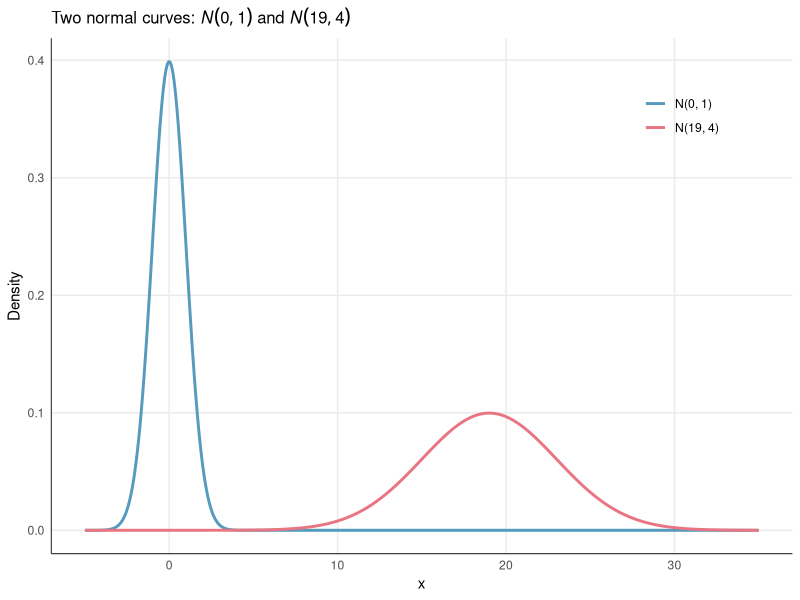
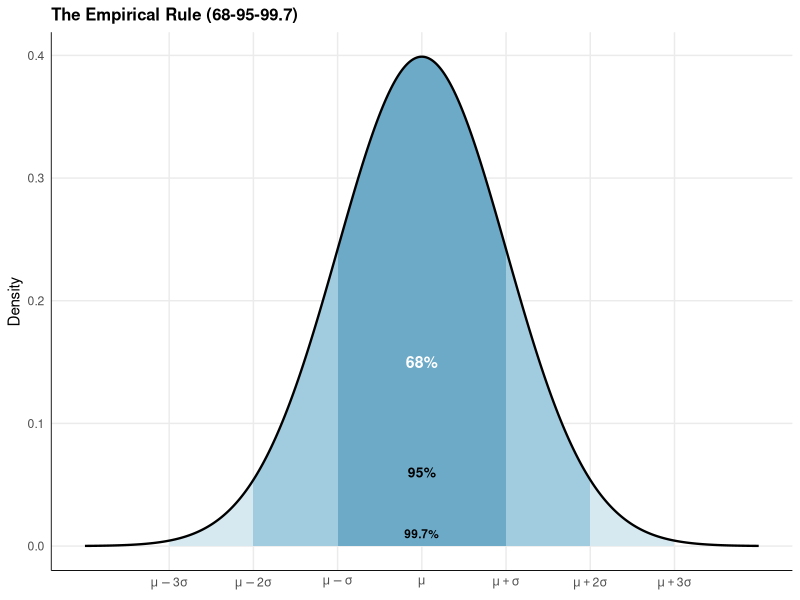
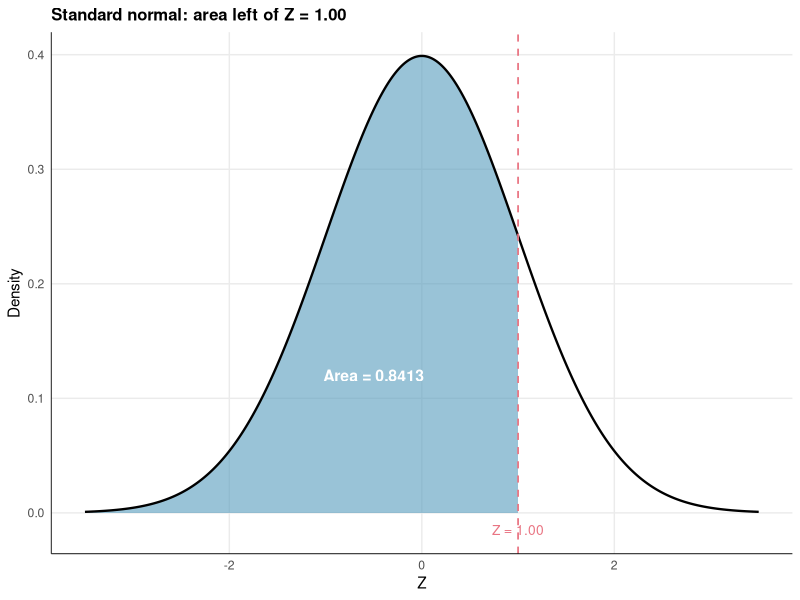
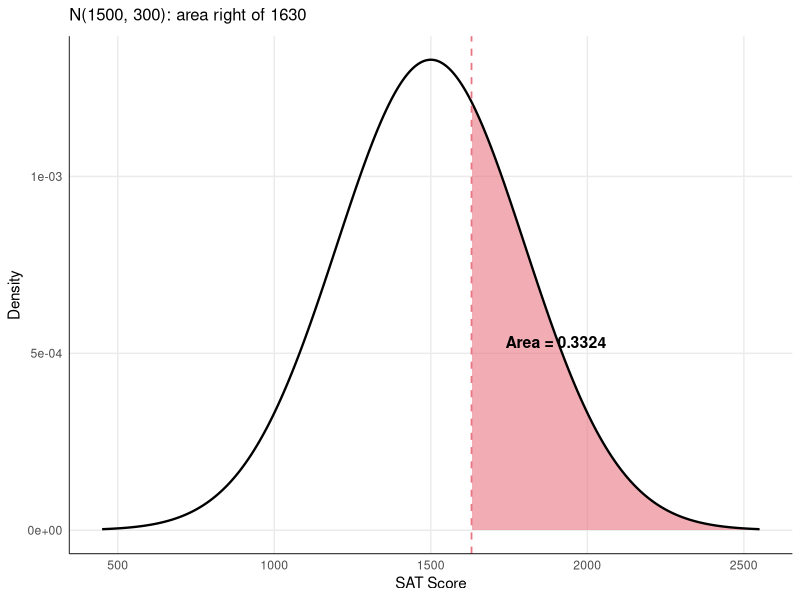
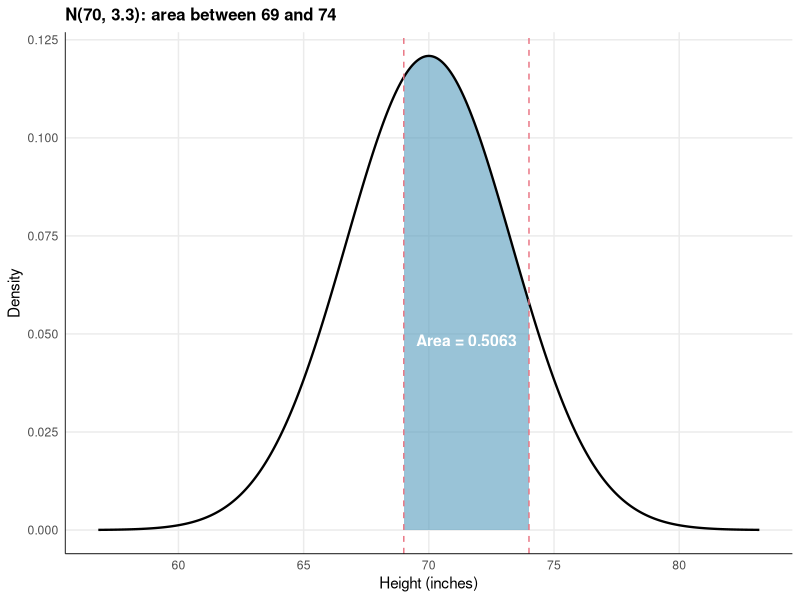
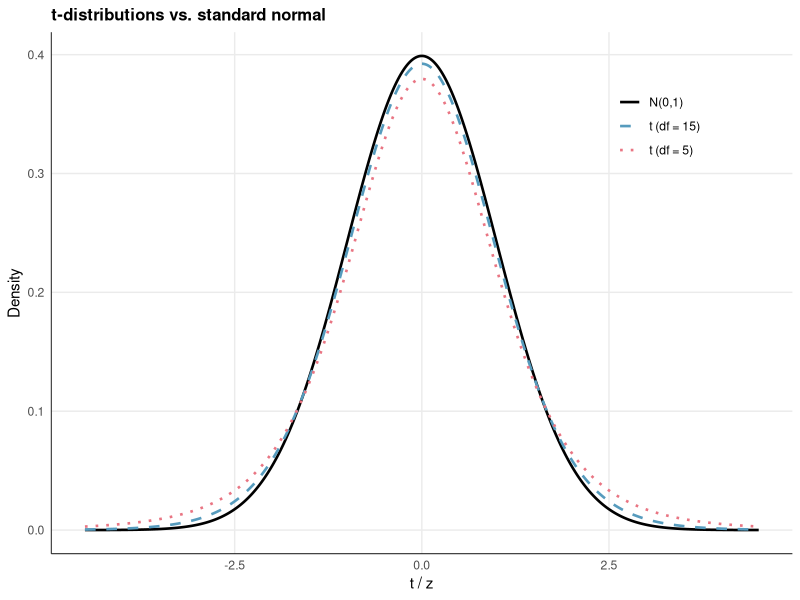
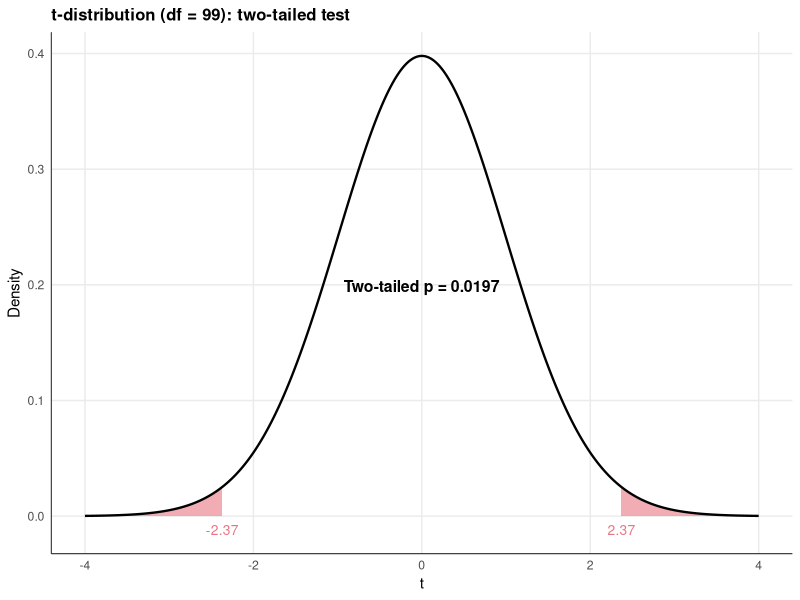
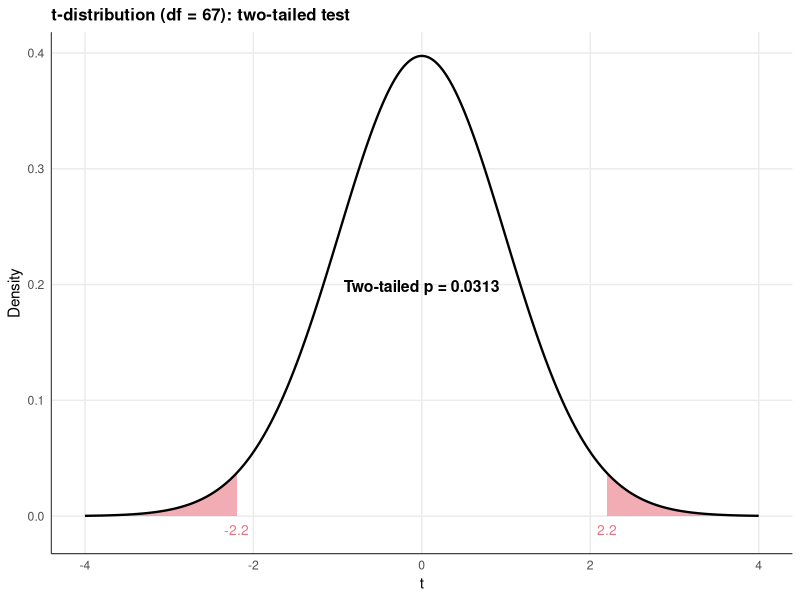

Source code (R) for these figures, in order:
#!/usr/bin/env Rscript
# Generate figures for Chapters 10-18 of STAT 145 textbook
# Style: clean white backgrounds, IMSCOL blue/pink, 600x400 at 150 DPI

library(ggplot2)

# --- Style constants ---
IMSCOL_BLUE  <- "#569BBD"
IMSCOL_PINK  <- "#E97583"
IMSCOL_GRAY  <- "#888888"
W <- 600; H <- 400; DPI <- 150
OUT <- "/mnt/e/GDrive_baggett.jeff/Teaching/Classes_current/Stat145_Rebuild/textbook/images"

theme_clean <- theme_minimal(base_size = 11) +
  theme(
    panel.background = element_rect(fill = "white", color = NA),
    plot.background  = element_rect(fill = "white", color = NA),
    panel.grid.minor = element_blank(),
    panel.grid.major = element_line(color = "#EBEBEB"),
    axis.line = element_line(color = "black", linewidth = 0.3),
    plot.title = element_text(face = "bold", size = 12)
  )

success <- character()
failure <- character()

wrap <- function(name, expr) {
  tryCatch({
    eval(expr)
    success <<- c(success, name)
    cat("OK:", name, "\n")
  }, error = function(e) {
    failure <<- c(failure, name)
    cat("FAIL:", name, "—", conditionMessage(e), "\n")
  })
}

# ============================================================
# CH10-1: Two normal curves N(0,1) and N(19,4)
# ============================================================
wrap("normal-two-curves.png", quote({
  x <- seq(-5, 35, length.out = 500)
  df <- data.frame(
    x = rep(x, 2),
    y = c(dnorm(x, 0, 1), dnorm(x, 19, 4)),
    dist = rep(c("N(0, 1)", "N(19, 4)"), each = 500)
  )
  p <- ggplot(df, aes(x, y, color = dist)) +
    geom_line(linewidth = 1) +
    scale_color_manual(values = c(IMSCOL_BLUE, IMSCOL_PINK)) +
    labs(x = "x", y = "Density", color = NULL,
         title = expression("Two normal curves: "*italic(N)(0,1)*" and "*italic(N)(19,4))) +
    theme_clean +
    theme(legend.position = c(0.85, 0.85))
  ggsave(file.path(OUT, "normal-two-curves.png"), p, width = W/DPI, height = H/DPI, dpi = DPI)
}))

# ============================================================
# CH10-2: Empirical rule (68-95-99.7)
# ============================================================
wrap("empirical-rule-normal.png", quote({
  x <- seq(-4, 4, length.out = 500)
  base_df <- data.frame(x = x, y = dnorm(x))

  shade <- function(lo, hi, fill) {
    xs <- seq(lo, hi, length.out = 200)
    data.frame(x = c(lo, xs, hi), y = c(0, dnorm(xs), 0), fill = fill)
  }

  s3 <- shade(-3, 3, "99.7%")
  s2 <- shade(-2, 2, "95%")
  s1 <- shade(-1, 1, "68%")

  p <- ggplot() +
    geom_polygon(data = s3, aes(x, y), fill = "#D6E8F0", color = NA) +
    geom_polygon(data = s2, aes(x, y), fill = "#A1CCE0", color = NA) +
    geom_polygon(data = s1, aes(x, y), fill = IMSCOL_BLUE, alpha = 0.7, color = NA) +
    geom_line(data = base_df, aes(x, y), linewidth = 0.8) +
    annotate("text", x = 0, y = 0.15, label = "68%", fontface = "bold", size = 4, color = "white") +
    annotate("text", x = 0, y = 0.06, label = "95%", fontface = "bold", size = 3.5) +
    annotate("text", x = 0, y = 0.01, label = "99.7%", fontface = "bold", size = 3) +
    scale_x_continuous(breaks = -3:3, labels = c(expression(mu-3*sigma), expression(mu-2*sigma),
      expression(mu-sigma), expression(mu), expression(mu+sigma),
      expression(mu+2*sigma), expression(mu+3*sigma))) +
    labs(x = NULL, y = "Density", title = "The Empirical Rule (68-95-99.7)") +
    theme_clean
  ggsave(file.path(OUT, "empirical-rule-normal.png"), p, width = W/DPI, height = H/DPI, dpi = DPI)
}))

# ============================================================
# CH10-3: Standard normal, left tail Z=1.00
# ============================================================
wrap("normal-left-tail-z1.png", quote({
  x <- seq(-3.5, 3.5, length.out = 500)
  base_df <- data.frame(x = x, y = dnorm(x))
  xs <- seq(-3.5, 1, length.out = 300)
  shade_df <- data.frame(x = c(-3.5, xs, 1), y = c(0, dnorm(xs), 0))

  p <- ggplot() +
    geom_polygon(data = shade_df, aes(x, y), fill = IMSCOL_BLUE, alpha = 0.6) +
    geom_line(data = base_df, aes(x, y), linewidth = 0.8) +
    geom_vline(xintercept = 1, linetype = "dashed", color = IMSCOL_PINK, linewidth = 0.6) +
    annotate("text", x = -0.5, y = 0.12, label = "Area = 0.8413", size = 4, fontface = "bold", color = "white") +
    annotate("text", x = 1, y = -0.015, label = "Z = 1.00", size = 3.5, color = IMSCOL_PINK) +
    labs(x = "Z", y = "Density", title = "Standard normal: area left of Z = 1.00") +
    theme_clean
  ggsave(file.path(OUT, "normal-left-tail-z1.png"), p, width = W/DPI, height = H/DPI, dpi = DPI)
}))

# ============================================================
# CH10-4: Normal(1500,300), right tail of 1630
# ============================================================
wrap("normal-right-tail-1630.png", quote({
  mu <- 1500; sig <- 300
  x <- seq(mu - 3.5*sig, mu + 3.5*sig, length.out = 500)
  base_df <- data.frame(x = x, y = dnorm(x, mu, sig))
  xs <- seq(1630, mu + 3.5*sig, length.out = 300)
  shade_df <- data.frame(x = c(1630, xs, mu + 3.5*sig), y = c(0, dnorm(xs, mu, sig), 0))
  area <- round(1 - pnorm(1630, mu, sig), 4)

  p <- ggplot() +
    geom_polygon(data = shade_df, aes(x, y), fill = IMSCOL_PINK, alpha = 0.6) +
    geom_line(data = base_df, aes(x, y), linewidth = 0.8) +
    geom_vline(xintercept = 1630, linetype = "dashed", color = IMSCOL_PINK, linewidth = 0.6) +
    annotate("text", x = 1900, y = max(base_df$y)*0.4, label = paste0("Area = ", area),
             size = 4, fontface = "bold") +
    labs(x = "SAT Score", y = "Density",
         title = expression("N(1500, 300): area right of 1630")) +
    theme_clean
  ggsave(file.path(OUT, "normal-right-tail-1630.png"), p, width = W/DPI, height = H/DPI, dpi = DPI)
}))

# ============================================================
# CH10-5: Normal(70,3.3), between 69 and 74
# ============================================================
wrap("normal-between-69-74.png", quote({
  mu <- 70; sig <- 3.3
  x <- seq(mu - 4*sig, mu + 4*sig, length.out = 500)
  base_df <- data.frame(x = x, y = dnorm(x, mu, sig))
  xs <- seq(69, 74, length.out = 300)
  shade_df <- data.frame(x = c(69, xs, 74), y = c(0, dnorm(xs, mu, sig), 0))
  area <- round(pnorm(74, mu, sig) - pnorm(69, mu, sig), 4)

  p <- ggplot() +
    geom_polygon(data = shade_df, aes(x, y), fill = IMSCOL_BLUE, alpha = 0.6) +
    geom_line(data = base_df, aes(x, y), linewidth = 0.8) +
    geom_vline(xintercept = c(69, 74), linetype = "dashed", color = IMSCOL_PINK, linewidth = 0.5) +
    annotate("text", x = 71.5, y = max(base_df$y)*0.4, label = paste0("Area = ", area),
             size = 4, fontface = "bold", color = "white") +
    labs(x = "Height (inches)", y = "Density",
         title = "N(70, 3.3): area between 69 and 74") +
    theme_clean
  ggsave(file.path(OUT, "normal-between-69-74.png"), p, width = W/DPI, height = H/DPI, dpi = DPI)
}))

# ============================================================
# CH11: t vs normal
# ============================================================
wrap("t-vs-normal.png", quote({
  x <- seq(-4.5, 4.5, length.out = 500)
  df_data <- data.frame(
    x = rep(x, 3),
    y = c(dnorm(x), dt(x, 5), dt(x, 15)),
    dist = rep(c("N(0,1)", "t (df = 5)", "t (df = 15)"), each = 500)
  )
  df_data$dist <- factor(df_data$dist, levels = c("N(0,1)", "t (df = 15)", "t (df = 5)"))

  p <- ggplot(df_data, aes(x, y, color = dist, linetype = dist)) +
    geom_line(linewidth = 0.9) +
    scale_color_manual(values = c("black", IMSCOL_BLUE, IMSCOL_PINK)) +
    scale_linetype_manual(values = c("solid", "dashed", "dotted")) +
    labs(x = "t / z", y = "Density", color = NULL, linetype = NULL,
         title = "t-distributions vs. standard normal") +
    theme_clean +
    theme(legend.position = c(0.82, 0.82))
  ggsave(file.path(OUT, "t-vs-normal.png"), p, width = W/DPI, height = H/DPI, dpi = DPI)
}))

# ============================================================
# CH12-1: t two-sided df=99, |2.37|
# ============================================================
wrap("t-two-sided-df99.png", quote({
  dft <- 99; cv <- 2.37
  x <- seq(-4, 4, length.out = 500)
  base_df <- data.frame(x = x, y = dt(x, dft))
  xl <- seq(-4, -cv, length.out = 200)
  xr <- seq(cv, 4, length.out = 200)
  left_df  <- data.frame(x = c(-4, xl, -cv), y = c(0, dt(xl, dft), 0))
  right_df <- data.frame(x = c(cv, xr, 4),   y = c(0, dt(xr, dft), 0))
  area <- round(2 * pt(-cv, dft), 4)

  p <- ggplot() +
    geom_polygon(data = left_df,  aes(x, y), fill = IMSCOL_PINK, alpha = 0.6) +
    geom_polygon(data = right_df, aes(x, y), fill = IMSCOL_PINK, alpha = 0.6) +
    geom_line(data = base_df, aes(x, y), linewidth = 0.8) +
    annotate("text", x = 0, y = max(base_df$y)*0.5,
             label = paste0("Two-tailed p = ", area), size = 4, fontface = "bold") +
    annotate("text", x = -cv, y = -0.012, label = paste0("-", cv), size = 3.5, color = IMSCOL_PINK) +
    annotate("text", x =  cv, y = -0.012, label = as.character(cv), size = 3.5, color = IMSCOL_PINK) +
    labs(x = "t", y = "Density", title = paste0("t-distribution (df = ", dft, "): two-tailed test")) +
    theme_clean
  ggsave(file.path(OUT, "t-two-sided-df99.png"), p, width = W/DPI, height = H/DPI, dpi = DPI)
}))

# ============================================================
# CH12-2: t two-sided df=67, |2.20|
# ============================================================
wrap("t-two-sided-df67.png", quote({
  dft <- 67; cv <- 2.20
  x <- seq(-4, 4, length.out = 500)
  base_df <- data.frame(x = x, y = dt(x, dft))
  xl <- seq(-4, -cv, length.out = 200)
  xr <- seq(cv, 4, length.out = 200)
  left_df  <- data.frame(x = c(-4, xl, -cv), y = c(0, dt(xl, dft), 0))
  right_df <- data.frame(x = c(cv, xr, 4),   y = c(0, dt(xr, dft), 0))
  area <- round(2 * pt(-cv, dft), 4)

  p <- ggplot() +
    geom_polygon(data = left_df,  aes(x, y), fill = IMSCOL_PINK, alpha = 0.6) +
    geom_polygon(data = right_df, aes(x, y), fill = IMSCOL_PINK, alpha = 0.6) +
    geom_line(data = base_df, aes(x, y), linewidth = 0.8) +
    annotate("text", x = 0, y = max(base_df$y)*0.5,
             label = paste0("Two-tailed p = ", area), size = 4, fontface = "bold") +
    annotate("text", x = -cv, y = -0.012, label = paste0("-", cv), size = 3.5, color = IMSCOL_PINK) +
    annotate("text", x =  cv, y = -0.012, label = as.character(cv), size = 3.5, color = IMSCOL_PINK) +
    labs(x = "t", y = "Density", title = paste0("t-distribution (df = ", dft, "): two-tailed test")) +
    theme_clean
  ggsave(file.path(OUT, "t-two-sided-df67.png"), p, width = W/DPI, height = H/DPI, dpi = DPI)
}))

# ============================================================
# CH13: Standard normal, right tail Z=0.59
# ============================================================
wrap("normal-right-tail-z059.png", quote({
  x <- seq(-3.5, 3.5, length.out = 500)
  base_df <- data.frame(x = x, y = dnorm(x))
  xs <- seq(0.59, 3.5, length.out = 300)
  shade_df <- data.frame(x = c(0.59, xs, 3.5), y = c(0, dnorm(xs), 0))
  area <- round(1 - pnorm(0.59), 4)

  p <- ggplot() +
    geom_polygon(data = shade_df, aes(x, y), fill = IMSCOL_PINK, alpha = 0.6) +
    geom_line(data = base_df, aes(x, y), linewidth = 0.8) +
    geom_vline(xintercept = 0.59, linetype = "dashed", color = IMSCOL_PINK, linewidth = 0.6) +
    annotate("text", x = 1.8, y = 0.10, label = paste0("Area = ", area),
             size = 4, fontface = "bold") +
    annotate("text", x = 0.59, y = -0.015, label = "Z = 0.59", size = 3.5, color = IMSCOL_PINK) +
    labs(x = "Z", y = "Density", title = "Standard normal: area right of Z = 0.59") +
    theme_clean
  ggsave(file.path(OUT, "normal-right-tail-z059.png"), p, width = W/DPI, height = H/DPI, dpi = DPI)
}))

# ============================================================
# CH14-1: Law of Large Numbers (die rolls)
# ============================================================
wrap("law-large-numbers.png", quote({
  set.seed(42)
  n <- 10000
  rolls <- sample(1:6, n, replace = TRUE)
  prop_ones <- cumsum(rolls == 1) / (1:n)
  # Subsample for plotting efficiency
  idx <- unique(c(1:100, seq(101, n, by = 10)))
  df <- data.frame(roll = idx, proportion = prop_ones[idx])

  p <- ggplot(df, aes(roll, proportion)) +
    geom_line(color = IMSCOL_BLUE, linewidth = 0.5) +
    geom_hline(yintercept = 1/6, linetype = "dashed", color = IMSCOL_PINK, linewidth = 0.7) +
    annotate("text", x = 8000, y = 1/6 + 0.012, label = "1/6", color = IMSCOL_PINK,
             size = 4, fontface = "bold") +
    scale_x_log10(labels = scales::comma) +
    labs(x = "Number of rolls (log scale)", y = "Proportion of 1s",
         title = "Law of Large Numbers: rolling a fair die") +
    theme_clean
  ggsave(file.path(OUT, "law-large-numbers.png"), p, width = W/DPI, height = H/DPI, dpi = DPI)
}))

# ============================================================
# CH14-2: Die events diagram (base R)
# ============================================================
wrap("die-events-diagram.png", quote({
  png(file.path(OUT, "die-events-diagram.png"), width = 600, height = 350, res = 150)
  par(mar = c(1, 1, 2, 1), bg = "white")
  plot(NULL, xlim = c(0, 7), ylim = c(0, 4.5), axes = FALSE, xlab = "", ylab = "",
       main = "Events on die outcomes {1, 2, 3, 4, 5, 6}")

  # Draw outcome boxes
  for (i in 1:6) {
    rect(i - 0.4, 0.3, i + 0.4, 1.0, col = "white", border = "gray30", lwd = 1.5)
    text(i, 0.65, i, cex = 1.2, font = 2)
  }

  # Event A = {1,2}
  rect(0.4, 0.15, 2.6, 1.15, border = IMSCOL_BLUE, lwd = 2.5, lty = 1)
  text(1.5, 1.5, expression(italic(A)*" = {1, 2}"), col = IMSCOL_BLUE, cex = 0.9, font = 2)

  # Event B = {4,6}
  # Draw rounded grouping
  segments(3.6, 0.15, 3.6, 1.15, col = IMSCOL_PINK, lwd = 2.5)
  segments(4.4, 0.15, 4.4, 1.15, col = IMSCOL_PINK, lwd = 2.5)
  segments(5.6, 0.15, 5.6, 1.15, col = IMSCOL_PINK, lwd = 2.5)
  segments(6.4, 0.15, 6.4, 1.15, col = IMSCOL_PINK, lwd = 2.5)
  segments(3.6, 1.15, 4.4, 1.15, col = IMSCOL_PINK, lwd = 2.5)
  segments(5.6, 1.15, 6.4, 1.15, col = IMSCOL_PINK, lwd = 2.5)
  segments(4.4, 1.15, 5.6, 1.15, col = IMSCOL_PINK, lwd = 2.5, lty = 3)
  segments(3.6, 0.15, 4.4, 0.15, col = IMSCOL_PINK, lwd = 2.5)
  segments(5.6, 0.15, 6.4, 0.15, col = IMSCOL_PINK, lwd = 2.5)
  segments(4.4, 0.15, 5.6, 0.15, col = IMSCOL_PINK, lwd = 2.5, lty = 3)
  text(5, 1.5, expression(italic(B)*" = {4, 6}"), col = IMSCOL_PINK, cex = 0.9, font = 2)

  # Event D = {2,3}
  rect(1.5, 2.0, 3.5, 2.7, border = "#2CA02C", lwd = 2.5)
  text(2.5, 2.35, expression(italic(D)*" = {2, 3}"), col = "#2CA02C", cex = 0.9, font = 2)
  arrows(2, 2.0, 2, 1.2, col = "#2CA02C", lwd = 1.5, length = 0.1)
  arrows(3, 2.0, 3, 1.2, col = "#2CA02C", lwd = 1.5, length = 0.1)

  text(3.5, 3.5, "Sample space S = {1, 2, 3, 4, 5, 6}", cex = 1.0, font = 3)
  dev.off()
}))

# ============================================================
# CH14-3: Venn diagram — Diamonds and Face cards (base R)
# ============================================================
wrap("venn-diamonds-facecards.png", quote({
  png(file.path(OUT, "venn-diamonds-facecards.png"), width = 600, height = 400, res = 150)
  par(mar = c(1, 1, 2.5, 1), bg = "white")
  plot(NULL, xlim = c(-3, 3), ylim = c(-2.5, 2.5), axes = FALSE, xlab = "", ylab = "",
       main = "Diamonds and Face Cards in a Standard Deck")

  # Draw two overlapping circles
  theta <- seq(0, 2*pi, length.out = 200)
  # Diamonds circle (left)
  cx1 <- -0.7; cy1 <- 0; r1 <- 1.5
  polygon(cx1 + r1*cos(theta), cy1 + r1*sin(theta), border = IMSCOL_BLUE, lwd = 2.5,
          col = adjustcolor(IMSCOL_BLUE, 0.1))
  # Face cards circle (right)
  cx2 <- 0.7; cy2 <- 0; r2 <- 1.5
  polygon(cx2 + r2*cos(theta), cy2 + r2*sin(theta), border = IMSCOL_PINK, lwd = 2.5,
          col = adjustcolor(IMSCOL_PINK, 0.1))

  # Labels
  text(-1.5, 1.8, "Diamonds", col = IMSCOL_BLUE, font = 2, cex = 1.0)
  text(1.5, 1.8, "Face Cards", col = IMSCOL_PINK, font = 2, cex = 1.0)

  # Counts
  text(-1.3, 0, "10", cex = 1.4, font = 2)         # Diamonds only (13-3)
  text(0, 0, "3", cex = 1.4, font = 2, col = "gray20") # Overlap
  text(1.3, 0, "9", cex = 1.4, font = 2)            # Face cards only (12-3)

  # Outside
  text(2.5, -2.0, "30", cex = 1.2, font = 2, col = IMSCOL_GRAY)
  text(2.5, -2.3, "neither", cex = 0.8, col = IMSCOL_GRAY)

  # Outer rectangle (sample space)
  rect(-2.8, -2.2, 2.8, 2.2, border = "gray40", lwd = 1.5)
  text(-2.5, 2.0, "S", font = 3, cex = 1.0)
  dev.off()
}))

# ============================================================
# CH14-4: Probability tree — midterm/final (base R)
# ============================================================
wrap("tree-midterm-final.png", quote({
  png(file.path(OUT, "tree-midterm-final.png"), width = 700, height = 450, res = 150)
  par(mar = c(0.5, 0.5, 2, 0.5), bg = "white")
  plot(NULL, xlim = c(0, 10), ylim = c(0, 7), axes = FALSE, xlab = "", ylab = "",
       main = "Probability Tree: Midterm and Final Grades")

  # Level 0: root
  x0 <- 1; y0 <- 3.5

  # Level 1: Midterm
  x1 <- 4
  y1_A <- 5.5   # A on midterm
  y1_O <- 1.5   # Other on midterm

  segments(x0, y0, x1, y1_A, lwd = 2, col = IMSCOL_BLUE)
  segments(x0, y0, x1, y1_O, lwd = 2, col = IMSCOL_GRAY)

  text(2.2, 5.0, "P(A) = 0.13", cex = 0.7, col = IMSCOL_BLUE)
  text(2.2, 2.0, "P(Other) = 0.87", cex = 0.7, col = IMSCOL_GRAY)

  text(x1, y1_A + 0.3, "A midterm", cex = 0.75, font = 2)
  text(x1, y1_O - 0.3, "Other", cex = 0.75, font = 2)

  # Level 2 from A midterm
  x2 <- 7
  y2_AA <- 6.5; y2_AO <- 4.5
  segments(x1, y1_A, x2, y2_AA, lwd = 1.5, col = IMSCOL_BLUE)
  segments(x1, y1_A, x2, y2_AO, lwd = 1.5, col = IMSCOL_GRAY)
  text(5.3, 6.3, "P(A|A) = 0.47", cex = 0.65, col = IMSCOL_BLUE)
  text(5.3, 4.7, "P(Other|A) = 0.53", cex = 0.65, col = IMSCOL_GRAY)
  text(x2, y2_AA + 0.3, "A final", cex = 0.7, font = 2)
  text(x2, y2_AO - 0.3, "Other final", cex = 0.7, font = 2)

  # Level 2 from Other midterm
  y2_OA <- 2.5; y2_OO <- 0.5
  segments(x1, y1_O, x2, y2_OA, lwd = 1.5, col = IMSCOL_BLUE)
  segments(x1, y1_O, x2, y2_OO, lwd = 1.5, col = IMSCOL_GRAY)
  text(5.3, 2.3, "P(A|Other) = 0.11", cex = 0.65, col = IMSCOL_BLUE)
  text(5.3, 0.7, "P(Other|Other) = 0.89", cex = 0.65, col = IMSCOL_GRAY)
  text(x2, y2_OA + 0.3, "A final", cex = 0.7, font = 2)
  text(x2, y2_OO - 0.3, "Other final", cex = 0.7, font = 2)

  # Joint probabilities
  x3 <- 9.3
  text(x3, y2_AA, "0.13 x 0.47 = 0.0611", cex = 0.6, font = 3)
  text(x3, y2_AO, "0.13 x 0.53 = 0.0689", cex = 0.6, font = 3)
  text(x3, y2_OA, "0.87 x 0.11 = 0.0957", cex = 0.6, font = 3)
  text(x3, y2_OO, "0.87 x 0.89 = 0.7743", cex = 0.6, font = 3)

  dev.off()
}))

# ============================================================
# CH14-5: Probability tree — cancer screening (base R)
# ============================================================
wrap("tree-cancer-screening.png", quote({
  png(file.path(OUT, "tree-cancer-screening.png"), width = 700, height = 450, res = 150)
  par(mar = c(0.5, 0.5, 2, 0.5), bg = "white")
  plot(NULL, xlim = c(0, 10), ylim = c(0, 7), axes = FALSE, xlab = "", ylab = "",
       main = "Probability Tree: Cancer Screening")

  x0 <- 1; y0 <- 3.5
  x1 <- 4; y1_C <- 5.5; y1_N <- 1.5

  # Level 1
  segments(x0, y0, x1, y1_C, lwd = 2, col = IMSCOL_PINK)
  segments(x0, y0, x1, y1_N, lwd = 2, col = IMSCOL_BLUE)
  text(2.2, 5.0, "P(Cancer) = 0.0035", cex = 0.7, col = IMSCOL_PINK)
  text(2.2, 2.0, "P(No cancer) = 0.9965", cex = 0.7, col = IMSCOL_BLUE)
  text(x1 + 0.3, y1_C + 0.3, "Cancer", cex = 0.75, font = 2, col = IMSCOL_PINK)
  text(x1 + 0.3, y1_N - 0.3, "No cancer", cex = 0.75, font = 2, col = IMSCOL_BLUE)

  x2 <- 7
  # From Cancer
  y2_CP <- 6.5; y2_CN <- 4.5
  segments(x1, y1_C, x2, y2_CP, lwd = 1.5, col = IMSCOL_PINK)
  segments(x1, y1_C, x2, y2_CN, lwd = 1.5, col = IMSCOL_GRAY)
  text(5.3, 6.3, "P(+|C) = 0.89", cex = 0.65, col = IMSCOL_PINK)
  text(5.3, 4.7, "P(-|C) = 0.11", cex = 0.65, col = IMSCOL_GRAY)
  text(x2, y2_CP + 0.3, "Positive", cex = 0.7, font = 2)
  text(x2, y2_CN - 0.3, "Negative", cex = 0.7, font = 2)

  # From No Cancer
  y2_NP <- 2.5; y2_NN <- 0.5
  segments(x1, y1_N, x2, y2_NP, lwd = 1.5, col = IMSCOL_PINK)
  segments(x1, y1_N, x2, y2_NN, lwd = 1.5, col = IMSCOL_BLUE)
  text(5.3, 2.3, "P(+|NC) = 0.07", cex = 0.65, col = IMSCOL_PINK)
  text(5.3, 0.7, "P(-|NC) = 0.93", cex = 0.65, col = IMSCOL_BLUE)
  text(x2, y2_NP + 0.3, "Positive", cex = 0.7, font = 2)
  text(x2, y2_NN - 0.3, "Negative", cex = 0.7, font = 2)

  # Joint
  x3 <- 9.3
  text(x3, y2_CP, "0.003115", cex = 0.6, font = 3)
  text(x3, y2_CN, "0.000385", cex = 0.6, font = 3)
  text(x3, y2_NP, "0.069755", cex = 0.6, font = 3)
  text(x3, y2_NN, "0.926745", cex = 0.6, font = 3)

  dev.off()
}))

# ============================================================
# CH15-1: Two dice sum distribution
# ============================================================
wrap("two-dice-distribution.png", quote({
  sums <- 2:12
  counts <- c(1,2,3,4,5,6,5,4,3,2,1)
  probs <- counts / 36
  df <- data.frame(sum = factor(sums), prob = probs)

  p <- ggplot(df, aes(sum, prob)) +
    geom_col(fill = IMSCOL_BLUE, width = 0.7) +
    geom_text(aes(label = paste0(counts, "/36")), vjust = -0.5, size = 2.5) +
    scale_y_continuous(limits = c(0, max(probs) * 1.15), labels = scales::number_format(accuracy = 0.001)) +
    labs(x = "Sum of two dice", y = "Probability",
         title = "Probability distribution for the sum of two fair dice") +
    theme_clean
  ggsave(file.path(OUT, "two-dice-distribution.png"), p, width = W/DPI, height = H/DPI, dpi = DPI)
}))

# ============================================================
# CH15-2: Histogram to density (4 panels)
# ============================================================
wrap("histogram-to-density.png", quote({
  set.seed(123)
  dat <- rnorm(5000, 0, 1)
  bins_list <- c(5, 15, 50, 200)

  plots <- lapply(seq_along(bins_list), function(i) {
    b <- bins_list[i]
    ggplot(data.frame(x = dat), aes(x)) +
      geom_histogram(aes(y = after_stat(density)), bins = b,
                     fill = IMSCOL_BLUE, alpha = 0.5, color = "white", linewidth = 0.2) +
      stat_function(fun = dnorm, args = list(0, 1), color = IMSCOL_PINK, linewidth = 0.8) +
      labs(x = NULL, y = NULL, title = paste0(b, " bins")) +
      theme_clean +
      theme(plot.title = element_text(size = 10))
  })

  p <- gridExtra::arrangeGrob(grobs = plots, ncol = 2,
         top = grid::textGrob("From histogram to density curve",
                              gp = grid::gpar(fontface = "bold", fontsize = 12)))
  ggsave(file.path(OUT, "histogram-to-density.png"), p,
         width = 800/DPI, height = 600/DPI, dpi = DPI)
}))

# ============================================================
# CH16: Expected value balance point (base R)
# ============================================================
wrap("expected-value-balance.png", quote({
  png(file.path(OUT, "expected-value-balance.png"), width = 600, height = 350, res = 150)
  par(mar = c(2, 1, 2.5, 1), bg = "white")
  plot(NULL, xlim = c(-20, 200), ylim = c(-1, 5), axes = FALSE, xlab = "", ylab = "",
       main = "Expected value as a balance point")

  # Number line
  segments(-10, 0, 190, 0, lwd = 2)
  ticks <- c(0, 50, 100, 137, 150, 170)
  for (tk in ticks) {
    segments(tk, -0.15, tk, 0.15, lwd = 1.5)
    text(tk, -0.5, paste0("$", tk), cex = 0.7)
  }

  # Weights (values and probabilities)
  vals   <- c(0, 137, 170)
  probs  <- c(0.20, 0.55, 0.25)
  ev     <- sum(vals * probs)  # 117.85

  # Draw weights as boxes
  for (i in seq_along(vals)) {
    ht <- probs[i] * 8
    rect(vals[i] - 6, 0.2, vals[i] + 6, 0.2 + ht,
         col = adjustcolor(IMSCOL_BLUE, 0.7), border = IMSCOL_BLUE, lwd = 1.5)
    text(vals[i], 0.2 + ht + 0.4, paste0("P = ", probs[i]), cex = 0.7, font = 2)
  }

  # Fulcrum triangle
  fx <- ev
  polygon(c(fx - 5, fx + 5, fx), c(-0.2, -0.2, 0), col = IMSCOL_PINK, border = IMSCOL_PINK)
  text(fx, -0.75, expression(E(X) == "$117.85"), cex = 0.8, font = 2, col = IMSCOL_PINK)

  dev.off()
}))

# ============================================================
# CH17: Binomial-Normal approximation (4 panels)
# ============================================================
wrap("binomial-normal-approx.png", quote({
  ns <- c(10, 30, 100, 300)
  p_val <- 0.10

  plots <- lapply(ns, function(n) {
    x <- 0:n
    probs <- dbinom(x, n, p_val)
    mu <- n * p_val
    sig <- sqrt(n * p_val * (1 - p_val))
    # Only show range around mean
    xlim_lo <- max(0, floor(mu - 4*sig))
    xlim_hi <- min(n, ceiling(mu + 4*sig))
    idx <- x >= xlim_lo & x <= xlim_hi
    df <- data.frame(x = x[idx], prob = probs[idx])
    xc <- seq(xlim_lo, xlim_hi, length.out = 200)

    ggplot(df, aes(x, prob)) +
      geom_col(fill = IMSCOL_BLUE, alpha = 0.6, width = 0.8) +
      geom_line(data = data.frame(x = xc, y = dnorm(xc, mu, sig)),
                aes(x, y), color = IMSCOL_PINK, linewidth = 0.8) +
      labs(x = NULL, y = NULL, title = paste0("n = ", n, ", p = ", p_val)) +
      theme_clean +
      theme(plot.title = element_text(size = 10))
  })

  p <- gridExtra::arrangeGrob(grobs = plots, ncol = 2,
         top = grid::textGrob("Binomial distribution with normal approximation",
                              gp = grid::gpar(fontface = "bold", fontsize = 12)))
  ggsave(file.path(OUT, "binomial-normal-approx.png"), p,
         width = 800/DPI, height = 600/DPI, dpi = DPI)
}))

# ============================================================
# CH18-1: Standard normal curve
# ============================================================
wrap("standard-normal-curve.png", quote({
  x <- seq(-3.5, 3.5, length.out = 500)
  df <- data.frame(x = x, y = dnorm(x))
  xs <- seq(-3.5, 3.5, length.out = 500)
  shade_df <- data.frame(x = c(-3.5, xs, 3.5), y = c(0, dnorm(xs), 0))

  p <- ggplot() +
    geom_polygon(data = shade_df, aes(x, y), fill = adjustcolor(IMSCOL_BLUE, 0.3)) +
    geom_line(data = df, aes(x, y), linewidth = 0.9, color = IMSCOL_BLUE) +
    scale_x_continuous(breaks = -3:3) +
    labs(x = "Z", y = "Density", title = "The Standard Normal Distribution, N(0, 1)") +
    theme_clean
  ggsave(file.path(OUT, "standard-normal-curve.png"), p, width = W/DPI, height = H/DPI, dpi = DPI)
}))

# ============================================================
# CH18-2: normal-two-parameters.png — same as ch10, just copy reference
# ============================================================
wrap("normal-two-parameters.png", quote({
  # Reuse the two-curves concept with slight title change
  x <- seq(-5, 35, length.out = 500)
  df <- data.frame(
    x = rep(x, 2),
    y = c(dnorm(x, 0, 1), dnorm(x, 19, 4)),
    dist = rep(c("N(0, 1)", "N(19, 4)"), each = 500)
  )
  p <- ggplot(df, aes(x, y, color = dist)) +
    geom_line(linewidth = 1) +
    scale_color_manual(values = c(IMSCOL_BLUE, IMSCOL_PINK)) +
    labs(x = "x", y = "Density", color = NULL,
         title = expression("Normal distributions differ by "*mu*" and "*sigma)) +
    theme_clean +
    theme(legend.position = c(0.85, 0.85))
  ggsave(file.path(OUT, "normal-two-parameters.png"), p, width = W/DPI, height = H/DPI, dpi = DPI)
}))

# ============================================================
# CH18-3: empirical-rule-ch18.png — copy of ch10 empirical rule
# ============================================================
wrap("empirical-rule-ch18.png", quote({
  file.copy(file.path(OUT, "empirical-rule-normal.png"),
            file.path(OUT, "empirical-rule-ch18.png"), overwrite = TRUE)
}))

# ============================================================
# CH18-4: QQ plots (3 panels)
# ============================================================
wrap("qq-plots-three.png", quote({
  set.seed(99)
  n <- 200
  dat_norm  <- rnorm(n)
  dat_skew  <- rexp(n, 1)
  dat_heavy <- rt(n, df = 3)

  make_qq <- function(d, label) {
    qq <- qqnorm(d, plot.it = FALSE)
    df <- data.frame(theoretical = qq$x, sample = qq$y)
    ggplot(df, aes(theoretical, sample)) +
      geom_point(color = IMSCOL_BLUE, size = 1, alpha = 0.6) +
      geom_abline(slope = sd(d), intercept = mean(d), color = IMSCOL_PINK, linewidth = 0.7) +
      labs(x = "Theoretical quantiles", y = "Sample quantiles", title = label) +
      theme_clean +
      theme(plot.title = element_text(size = 10))
  }

  p1 <- make_qq(dat_norm,  "(a) Normal data")
  p2 <- make_qq(dat_skew,  "(b) Right-skewed data")
  p3 <- make_qq(dat_heavy, "(c) Heavy-tailed data")

  p <- gridExtra::arrangeGrob(p1, p2, p3, ncol = 3,
         top = grid::textGrob("Normal QQ Plots",
                              gp = grid::gpar(fontface = "bold", fontsize = 12)))
  ggsave(file.path(OUT, "qq-plots-three.png"), p,
         width = 900/DPI, height = 350/DPI, dpi = DPI)
}))

# ============================================================
# Summary
# ============================================================
cat("\n========================================\n")
cat("DONE. Generated", length(success), "of", length(success) + length(failure), "figures.\n")
if (length(failure) > 0) {
  cat("FAILED:", paste(failure, collapse = ", "), "\n")
} else {
  cat("All figures generated successfully.\n")
}
cat("========================================\n")
